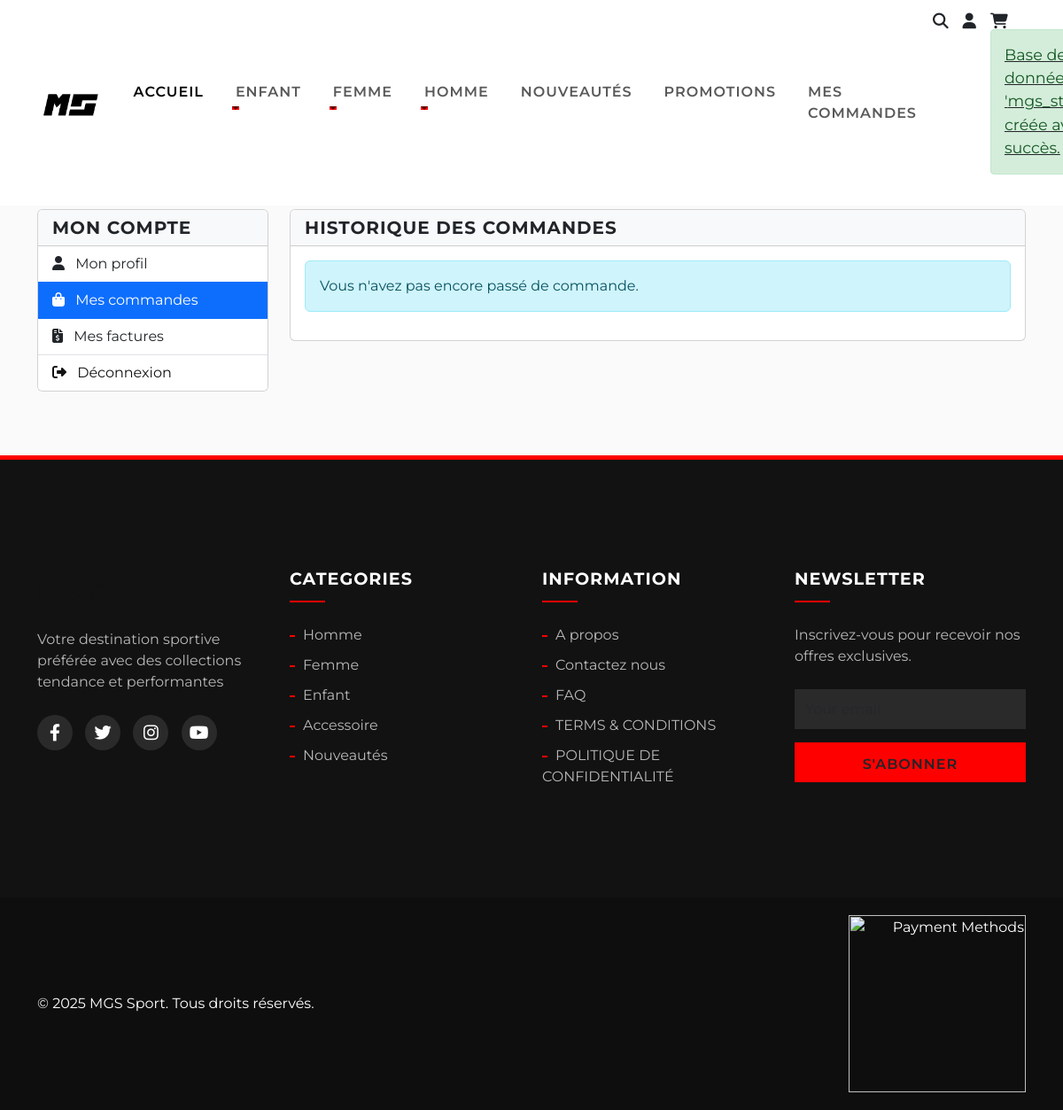
Page /order/history (signed in) on the earlier database version.
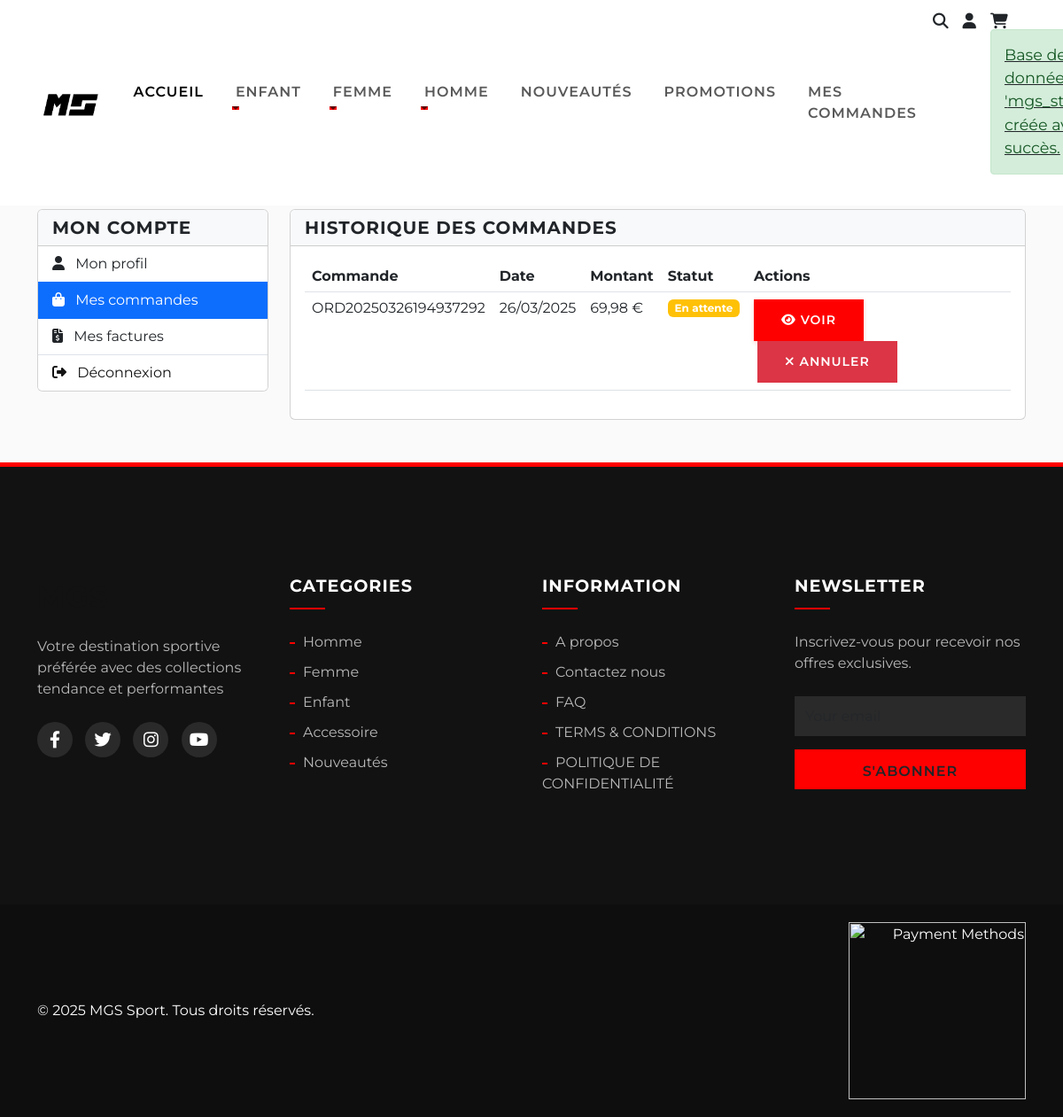
Same page on the later database version.
### tables this page shows
CREATE TABLE `categories` (
  `id` int(11) NOT NULL,
  `name` varchar(100) NOT NULL,
  `description` text DEFAULT NULL,
  `image` varchar(255) DEFAULT NULL,
  `parent_id` int(11) DEFAULT NULL,
  `created_at` timestamp NOT NULL DEFAULT current_timestamp(),
  `updated_at` timestamp NOT NULL DEFAULT current_timestamp() ON UPDATE current_timestamp()
);

CREATE TABLE `orders` (
  `id` int(11) NOT NULL,
  `user_id` int(11) DEFAULT NULL,
  `total_amount` decimal(10,2) NOT NULL,
  `status` enum('pending','processing','shipped','delivered','cancelled') DEFAULT 'pending',
  `shipping_address` text DEFAULT NULL,
  `payment_method` varchar(50) DEFAULT NULL,
  `created_at` timestamp NOT NULL DEFAULT current_timestamp(),
  `updated_at` timestamp NOT NULL DEFAULT current_timestamp() ON UPDATE current_timestamp(),
  `order_number` varchar(20) NOT NULL
);

### views/orders/history.php (the view, shortened to what the changed rows need)
<div class="container py-5">
    <div class="row">
        <div class="col-md-9">
            <div class="card">
                <div class="card-body">
                    <?php if (empty($orders)): ?>
                        <div class="alert alert-info">
                            Vous n'avez pas encore passé de commande.
                        </div>
                    <?php else: ?>
                        <div class="table-responsive">
                            <table class="table table-hover">
                                <thead>
                                    <tr>
                                        <th>Commande</th>
                                        <th>Date</th>
                                        <th>Montant</th>
                                        <th>Statut</th>
                                        <th>Actions</th>
                                    </tr>
                                </thead>
                                <tbody>
                                    <?php foreach ($orders as $order): ?>
                                        <tr>
                                            <td><?php echo isset($order['order_number']) ? $order['order_number'] : '#' . $order['id']; ?></td>
                                            <td><?php echo date('d/m/Y', strtotime($order['created_at'])); ?></td>
                                            <td><?php echo number_format($order['total_amount'], 2, ',', ' '); ?> €</td>
                                            <td>
                                                <?php
                                                $statusClass = 'secondary';
                                                $statusText = 'Inconnu';
                                                switch($order['status']) {
                                                    case 'pending':
                                                        $statusClass = 'warning';
                                                        $statusText = 'En attente';
                                                        break;
                                                }
                                                ?>
                                                <span class="badge bg-<?php echo $statusClass; ?>"><?php echo $statusText; ?></span>
                                            </td>
                                            <td>
                                                <a href="<?php echo BASE_URL; ?>/order/detail/<?php echo $order['id']; ?>" class="btn btn-sm btn-primary">
                                                    <i class="fas fa-eye"></i> Voir
                                                </a>
                                                <?php if ($order['status'] === 'pending' || $order['status'] === 'processing'): ?>
                                                    <a href="<?php echo BASE_URL; ?>/order/cancel/<?php echo $order['id']; ?>" class="btn btn-sm btn-danger ms-1" onclick="return confirm('Êtes-vous sûr de vouloir annuler cette commande ?');">
                                                        <i class="fas fa-times"></i> Annuler
                                                    </a>
                                                <?php endif; ?>
                                            </td>
                                        </tr>
                                    <?php endforeach; ?>
                                </tbody>
                            </table>
                        </div>
                    <?php endif; ?>
                </div>
            </div>
        </div>
    </div>
</div>

### views/templates/header.php (shortened to what the changed rows need)
<!DOCTYPE html>
<html lang="fr">
<head>
    <link href="https://cdn.jsdelivr.net/npm/bootstrap@5.3.0/dist/css/bootstrap.min.css" rel="stylesheet">
    <link rel="stylesheet" href="https://cdnjs.cloudflare.com/ajax/libs/font-awesome/6.4.0/css/all.min.css">
    <link rel="stylesheet" href="<?php echo BASE_URL; ?>/assets/css/style.css?v=<?php echo time(); ?>">
    <link rel="stylesheet" href="<?php echo BASE_URL; ?>/assets/css/color-theme.css?v=<?php echo time(); ?>">
    <link rel="stylesheet" href="<?php echo BASE_URL; ?>/assets/css/cart-notification.css?v=<?php echo time(); ?>">
    <link rel="stylesheet" href="<?php echo BASE_URL; ?>/assets/css/product-variants.css?v=<?php echo time(); ?>">
</head>
<body>
    <nav class="navbar navbar-expand-lg navbar-light bg-white fixed-top">
        <div class="container">
            <div class="collapse navbar-collapse" id="navbarSupportedContent">
                <ul class="navbar-nav mx-auto mb-2 mb-lg-0">
                    <?php
                    try {
                        $db = new PDO("mysql:host=localhost;dbname=mgs_store;charset=utf8", "root", "");
                        $db->setAttribute(PDO::ATTR_ERRMODE, PDO::ERRMODE_EXCEPTION);
                        $stmt = $db->query("SELECT * FROM categories WHERE parent_id IS NULL ORDER BY name");
                        $categories = $stmt->fetchAll(PDO::FETCH_ASSOC);
                        foreach ($categories as $category) {
                            ?>
                            <li class="nav-item dropdown">
                                <a class="nav-link dropdown-toggle" href="#" role="button" data-bs-toggle="dropdown">
                                    <?php echo $category['name']; ?>
                                </a>
                            </li>
                            <?php
                        }
                    } catch (PDOException $e) {
                        ?>
                        <li class="nav-item dropdown">
                            <a class="nav-link dropdown-toggle" href="#" role="button" data-bs-toggle="dropdown">Homme</a>
                            <ul class="dropdown-menu">
                                <li><a class="dropdown-item" href="<?php echo BASE_URL; ?>/product/category/homme/vetements">Vêtements</a></li>
                                <li><a class="dropdown-item" href="<?php echo BASE_URL; ?>/product/category/homme/chaussures">Chaussures</a></li>
                                <li><a class="dropdown-item" href="<?php echo BASE_URL; ?>/product/category/homme/accessoires">Accessoires</a></li>
                                <li><a class="dropdown-item" href="<?php echo BASE_URL; ?>/product/category/homme">Collections</a></li>
                            </ul>
                        </li>
                        <li class="nav-item dropdown">
                            <a class="nav-link dropdown-toggle" href="#" role="button" data-bs-toggle="dropdown">Femme</a>
                            <ul class="dropdown-menu">
                                <li><a class="dropdown-item" href="<?php echo BASE_URL; ?>/product/category/femme/vetements">Vêtements</a></li>
                                <li><a class="dropdown-item" href="<?php echo BASE_URL; ?>/product/category/femme/chaussures">Chaussures</a></li>
                                <li><a class="dropdown-item" href="<?php echo BASE_URL; ?>/product/category/femme/accessoires">Accessoires</a></li>
                                <li><a class="dropdown-item" href="<?php echo BASE_URL; ?>/product/category/femme">Collections</a></li>
                            </ul>
                        </li>
                        <li class="nav-item dropdown">
                            <a class="nav-link dropdown-toggle" href="#" role="button" data-bs-toggle="dropdown">Enfant</a>
                            <ul class="dropdown-menu">
                                <li><a class="dropdown-item" href="<?php echo BASE_URL; ?>/product/category/enfant/vetements">Vêtements</a></li>
                                <li><a class="dropdown-item" href="<?php echo BASE_URL; ?>/product/category/enfant/chaussures">Chaussures</a></li>
                                <li><a class="dropdown-item" href="<?php echo BASE_URL; ?>/product/category/enfant/accessoires">Accessoires</a></li>
                                <li><a class="dropdown-item" href="<?php echo BASE_URL; ?>/product/category/enfant">Collections</a></li>
                            </ul>
                        </li>
                        <?php
                    }
                    ?>
                </ul>
            </div>
        </div>
    </nav>
    <main class="mt-5 pt-4">

Differences in the rows shown:
added orders: order_number "ORD20250326194937292", created_at "26/03/2025", total_amount "69,98", status "En attente"
Other differences:
text no longer shown: "Vous n'avez pas encore passé de commande."
text now shown: "Commande Date Montant Statut Actions"
